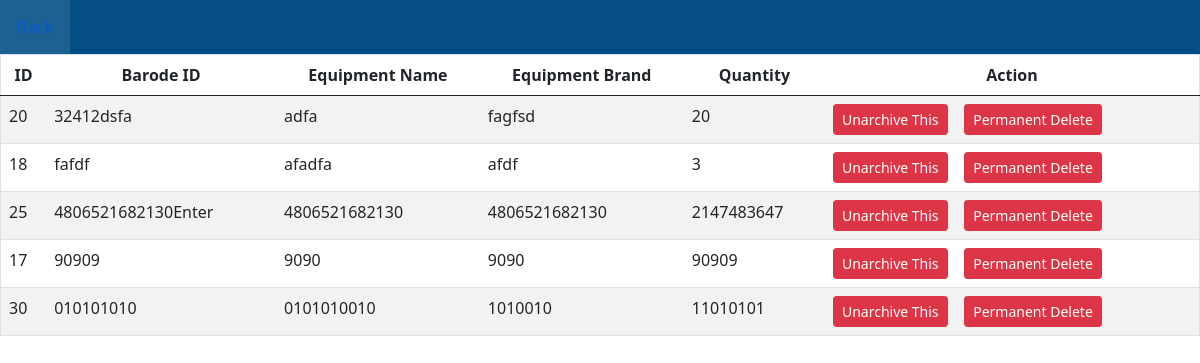
/unarchive.php, run on the app's committed database.
### tables this page shows
CREATE TABLE `archive_inventory` (
  `id` int(11) NOT NULL,
  `item_code` char(200) NOT NULL,
  `equipment_name` char(200) NOT NULL,
  `equipment_brand` char(200) NOT NULL,
  `equipment_model` char(200) NOT NULL,
  `equipment_type` char(200) NOT NULL,
  `quantity` int(11) NOT NULL,
  `item_type` text NOT NULL,
  `aid` int(11) NOT NULL
);

### unarchive.php (the view, shortened to what this page needs)
<?php
	include_once("config.php");
	$rs=mysqli_query($mysqli, "select * from  archive_inventory");
?>
<!DOCTYPE html>
<html>
	<head>
	<link href="https://cdn.jsdelivr.net/npm/bootstrap@5.0.2/dist/css/bootstrap.min.css" rel="stylesheet">	</head>
	<body>
		<div class="sidebar">
			<a href="index.php">Back</a>
		</div>
		<table class="table table-striped" border="1px" align="center">
		<thead>
			<tr align="center">
				<th><b>ID</b></th>
				<th><b>Barode ID</b></th>
				<th><b>Equipment Name</b></th>
				<th><b>Equipment Brand</b></th>
				<th><b>Quantity</b></th>
				<th colspan="2"><b>Action</b></th>
			</tr>
			</thead>
			<tbody>
			<?php
				while($res=mysqli_fetch_array($rs))
				{
					echo"<tr> <td>".$res['id']."</td>";
					echo"<td>".$res['item_code']."</td>";
					echo"<td>".$res['equipment_name']."</td>";
					echo"<td>".$res['equipment_brand']."</td>";
					echo"<td>".$res['quantity']."</td>";
					echo"<td><a class='btn btn-sm btn-danger' href='unarchive_item.php?id=$res[id]'>Unarchive This</a> &nbsp;&nbsp; <a class='btn btn-sm btn-danger' href='permanent_delete.php?id=$res[id]'>Permanent Delete</a></td></tr>";
				}
			?>
			</tbody>
		</table>
	</body>
</html>

### unarchive.php (style rules this page uses)
body { font-family: Arial, sans-serif; margin: 0; padding: 0; }
.sidebar { width: 100%; background-color: #044e85; overflow: hidden; }
.sidebar a { float: left; display: block; color: white; text-align: center; padding: 14px 16px; text-decoration: none; font-size: 17px; }

### data on the page
archive_inventory: id "20", item_code "32412dsfa", equipment_name "adfa", equipment_brand "fagfsd", quantity "20"
archive_inventory: id "18", item_code "fafdf", equipment_name "afadfa", equipment_brand "afdf", quantity "3"
archive_inventory: id "25", item_code "4806521682130Enter", equipment_name "4806521682130", equipment_brand "4806521682130", quantity "2147483647"
archive_inventory: id "17", item_code "90909", equipment_name "9090", equipment_brand "9090", quantity "90909"
archive_inventory: id "30", item_code "010101010", equipment_name "0101010010", equipment_brand "1010010", quantity "11010101"
